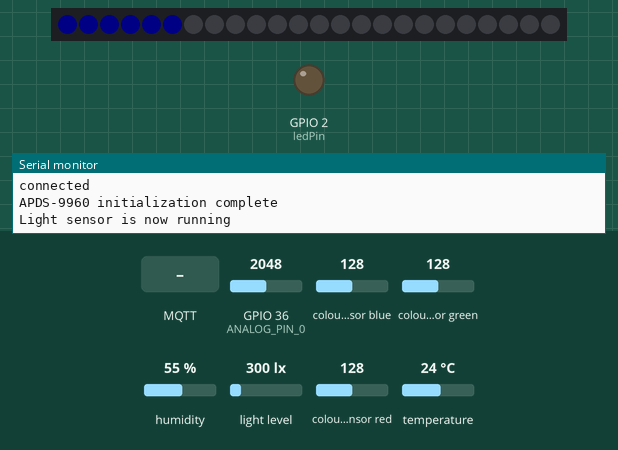
Bench run of a sketch on a simulated ESP32. On the bench: 24 RGB LEDs in strip order, left to right, output pins drawn as LEDs (lit = HIGH), the last lines printed to the serial monitor. The inputs (shaded band) are chosen by the test bench; at power-on: GPIO 36 (ANALOG_PIN_0) = 2048, colour sensor blue 128, colour sensor green 128, humidity 55 %, light level 300 lx, colour sensor red 128, temperature 24 °C. Dim RGB values are drawn brighter than linear; WiFi joins after 1.5 s; servers stay silent unless stated; no MQTT or app messages arrive unless stated.

Above: at 3.48 s.
3.5 s: MQTT message "esp32/pump" arrives on the first subscribed topic
At 5.8 s:
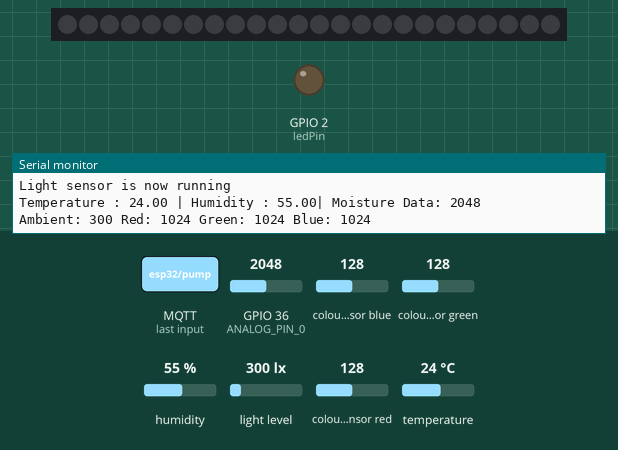
6.9 s: MQTT message "on" arrives on the first subscribed topic
At 9.95 s:
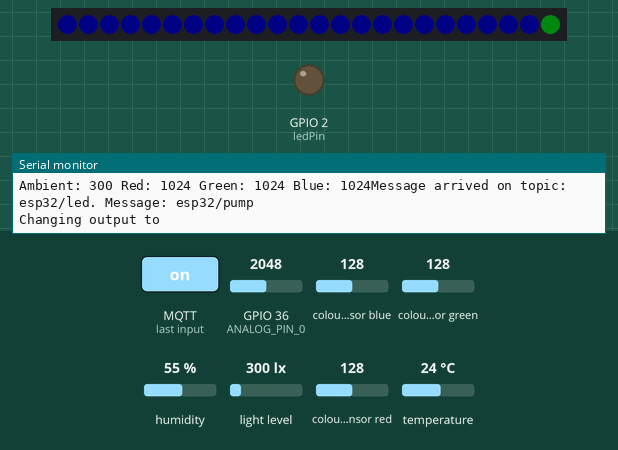
10.3 s: GPIO 36 (ANALOG_PIN_0) set to 1961
13.7 s: GPIO 36 (ANALOG_PIN_0) set to 2040
At 15.37 s:
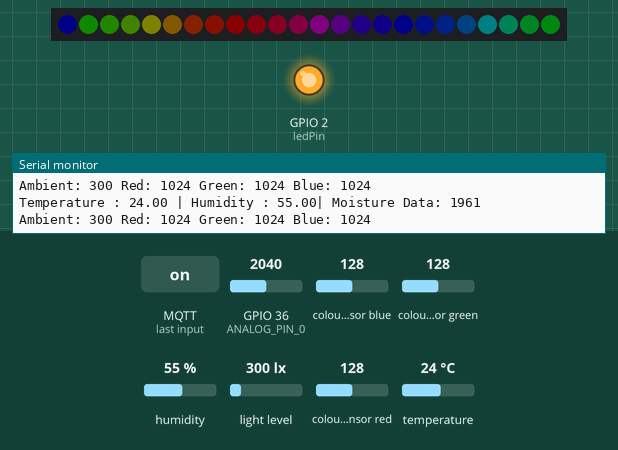
17.4 s: MQTT message "off" arrives on the first subscribed topic
At 20.25 s:
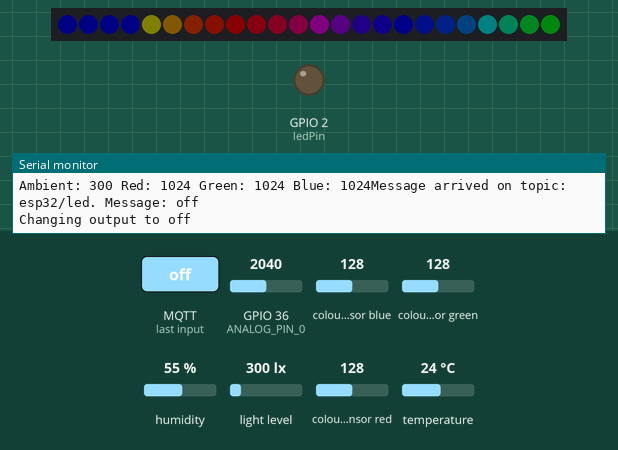
20.8 s: MQTT message "esp32/led" arrives on the first subscribed topic
Timing chart, 0 to 23.8 s (numbered marks = the images above; inputs shaded):
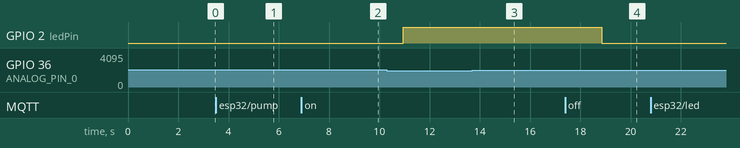

The sketch:

Demeter-0.9.2.ino
```cpp
// this verson includes SSR pump, APDS9860 light sensor, DHT22,
// MQTT and Wifi and also neostrip

#include <Wire.h>
#include "Leds.h"

//led strip stuff cant use fastled because of mismatches in wait with the APDS9960 =(

//Analog Input
#define ANALOG_PIN_0 36
#define SSRPUMP 19

//DHT
#include "DHT.h"      // Library for DHT sensors
#define DHTTYPE DHT22 // DHT 22  (AM2302)
#define DHTPIN 21     // DHT Pin

int moistureval = 0;
const int ledPin = 2;
#include "mqttstuff.h"
#include "apds_stuff.h"

DHT dht(DHTPIN, DHTTYPE);

///* definitions for deepsleep */
//#define uS_TO_S_FACTOR 1000000   /* Conversion factor for micro seconds to seconds */
//#define TIME_TO_SLEEP 900        /* Time ESP32 will go to sleep for 15 minutes (in seconds) */
//#define TIME_TO_SLEEP_ERROR 3600 /* Time to sleep in case of error (1 hour) */

bool debug = true; //Display log message if True

void setup()
{

  Serial.begin(115200);
  pinMode(ledPin, OUTPUT);
  pinMode(SSRPUMP, OUTPUT);
  WiFi.begin(ssid, password);
  setupwifi();
  dht.begin();
  delay(100);
  Wire.begin(APDS9960_SDA, APDS9960_SCL);
  delay(100);
  startapds();
  delay(100);
  strip.begin();
  //  shutoffleds();
  changeColor(strip.Color(0, 0, 0));
  strip.show();

  strip.setBrightness(10);

  // client.publish("esp/test", "test publish");
}

void loop()
{
   delay(1000);
  if (!client.connected())
  {
    reconnect();
  }
  //  striplighter();
  //  rainbow();

  lightsensorcheck();
  moistureval = analogRead(ANALOG_PIN_0);
  waterlight(moistureval);

  // Read temperature in Celcius
  float t = dht.readTemperature();
  // Read humidity
  float h = dht.readHumidity();

  if (debug)
  {
    Serial.print("\nTemperature : ");
    Serial.print(t);
    Serial.print(" | Humidity : ");
    Serial.print(h);
    Serial.print("| Moisture Data: ");
    Serial.print(moistureval);
    Serial.print("\nAmbient: ");
    Serial.print(ambient_light);
    Serial.print(" Red: ");
    Serial.print(red_light);
    Serial.print(" Green: ");
    Serial.print(green_light);
    Serial.print(" Blue: ");
    Serial.print(blue_light);
  }
  striplighter(t, h, moistureval, ambient_light);

  char buffer[15];
  dtostrf(t, 0, 0, buffer);
  client.publish(temperature_topic, buffer, true);
  dtostrf(h, 0, 0, buffer);
  client.publish(humidity_topic, buffer, true);

  dtostrf(moistureval, 0, 0, buffer);
  client.publish(moisture_topic, buffer, true);

  sprintf(buffer, "%u", ambient_light);
  client.publish(ambient_topic, buffer, true);

  // client.publish("esp/test",h);
  client.loop();
}
```

Leds.h
```cpp
#include <Adafruit_NeoPixel.h>
#define stripPin       27
#define NUMPIXELS      24
Adafruit_NeoPixel strip = Adafruit_NeoPixel(NUMPIXELS, stripPin, NEO_GRB + NEO_KHZ800);

uint32_t Wheel(byte WheelPos) {
  if(WheelPos < 85) {
   return strip.Color(WheelPos * 3, 255 - WheelPos * 3, 0);
  } else if(WheelPos < 170) {
   WheelPos -= 85;
   return strip.Color(255 - WheelPos * 3, 0, WheelPos * 3);
  } else {
   WheelPos -= 170;
   return strip.Color(0, WheelPos * 3, 255 - WheelPos * 3);
  }
}


void changeColor(uint32_t c) {
  for(uint16_t i=0; i<strip.numPixels(); i++) {
    strip.setPixelColor(i, c);
  }
  strip.show();
}


 void rainbow(){
    uint16_t i, j;

  for(j=0; j<256*3; j++) { // 5 cycles of all colors on wheel
    for(i=0; i< strip.numPixels(); i++) {
      strip.setPixelColor(i, Wheel(((i * 256 / strip.numPixels()) + j) & 255));
    }
    strip.show();
 }
 }
// Input a value 0 to 255 to get a color value.
// The colours are a transition r - g - b - back to r.

void pixeltest(){
  for(int i=0;i<NUMPIXELS;i++){

    // strip.Color takes RGB values, from 0,0,0 up to 255,255,255
    strip.setPixelColor(i, strip.Color(0,255,0)); // Moderately bright green color.

    strip.show(); // This sends the updated pixel color to the hardware.

    delay(100); // Delay for a period of time (in milliseconds).

  }
}

void shutoffleds(){
   for(int i=0;i<NUMPIXELS;i++){
    strip.setPixelColor(i, 0, 0, 0);
   }
   strip.show();
   delay(100);
}

void striplighter(float t, float h,int moistureval,uint16_t ambient_light){

  if (isnan(h)||isnan(t)||(moistureval==0)||ambient_light==0){

      for(int i=0;i<NUMPIXELS;i++){
    // pixels.Color takes RGB values, from 0,0,0 up to 255,255,255
    strip.setPixelColor(i, strip.Color(155,0,0)); // Moderately bright red color.
    delay(10);
    strip.show(); // This sends the updated pixel color to the hardware.
    delay(100); // Delay for a period of time (in milliseconds).
      }
      changeColor(strip.Color(0, 0, 0));
       delay(100);
      strip.show();
      delay(100);
   }
  else{
  rainbow();
  }


}

void waterlight(int moistureval){
  if(moistureval>2000){


   for(int i=0;i<NUMPIXELS;i++){
    // pixels.Color takes RGB values, from 0,0,0 up to 255,255,255
    strip.setPixelColor(i, strip.Color(0,0,200)); // Moderately bright red color.
    delay(10);
    strip.show(); // This sends the updated pixel color to the hardware.
    delay(100); // Delay for a period of time (in milliseconds).
      }
      changeColor(strip.Color(0, 0, 0));
       delay(100);
      strip.show();
      delay(100);
   }


}
```

apds_stuff.h
```cpp
#include <SparkFun_APDS9960.h>
#define APDS9960_SDA    23  //AKA GPIO0
#define APDS9960_SCL    22  //AKA GPIO5

// Global Variables for light sensor
SparkFun_APDS9960 apds = SparkFun_APDS9960();
uint16_t ambient_light = 0;
uint16_t red_light = 0;
uint16_t green_light = 0;
uint16_t blue_light = 0;

void startapds(){
   if ( apds.init() ) {
    Serial.println(F("APDS-9960 initialization complete"));
  } else {
    Serial.println(F("Something went wrong during APDS-9960 init!"));
  }

   if ( apds.enableLightSensor(false) ) {
    Serial.println(F("Light sensor is now running"));
  } else {
    Serial.println(F("Something went wrong during light sensor init!"));
  }
}
void lightsensorcheck(){

  if (  !apds.readAmbientLight(ambient_light) ||
        !apds.readRedLight(red_light) ||
        !apds.readGreenLight(green_light) ||
        !apds.readBlueLight(blue_light) ) {
    Serial.println("Error reading light values");
  } else {
//    Serial.print("Ambient: ");
//    Serial.print(ambient_light);
//    Serial.print(" Red: ");
//    Serial.print(red_light);
//    Serial.print(" Green: ");
//    Serial.print(green_light);
//    Serial.print(" Blue: ");
//    Serial.println(blue_light);
  }
}
```

mqttstuff.h
```cpp
#include <PubSubClient.h>
#include <WiFi.h>

const char* ssid = "Zombo";
const char* password =  "thepromisedlan";
const char* mqttServer = "192.168.0.100";
const int mqttPort = 1883;
const char* mqttUser = "zombo";
const char* mqttPassword = "pi";

#define temperature_topic "temp"       //Topic temperature
#define ambient_topic "ambient"       //Topic temperature
#define humidity_topic "humid"         //Topic humidity
#define debug_topic "debug"                   //Topic for debugging
#define moisture_topic "moist"       //Topic temperature

WiFiClient espClient;
PubSubClient client(espClient);

void reconnect() {

   while (!client.connected()) {
    Serial.println("Connecting to MQTT...");

    if (client.connect("Demeter2", mqttUser, mqttPassword )) {

      Serial.println("connected");
      client.subscribe("esp32/led");
      client.subscribe("esp32/pump");
    } else {

      Serial.print("failed with state ");
      Serial.print(client.state());
      delay(2000);

    }
  }
}

void callback(char* topic, byte* message, unsigned int length) {
  Serial.print("Message arrived on topic: ");
  Serial.print(topic);
  Serial.print(". Message: ");
  String messageTemp;

  for (int i = 0; i < length; i++) {
    Serial.print((char)message[i]);
    messageTemp += (char)message[i];
  }
  Serial.println();

  // Feel free to add more if statements to control more GPIOs with MQTT
//    if (String(topic) == "esp32/led") {
//    Serial.print("Changing output to ");
//
//      }
//
  // If a message is received on the topic esp32/output, you check if the message is either "on" or "off".
  // Changes the output state according to the message
   if (String(topic) == "esp32/pump") {
       if(messageTemp == "on"){
        digitalWrite(SSRPUMP, HIGH);
       }
       else if(messageTemp == "off"){
      Serial.println("off");
        digitalWrite(SSRPUMP, LOW);
    }

   }

  if (String(topic) == "esp32/led") {
    Serial.print("Changing output to ");
    if(messageTemp == "on"){
      Serial.println("on");
      digitalWrite(ledPin, HIGH);
    }
    else if(messageTemp == "off"){
      Serial.println("off");
      digitalWrite(ledPin, LOW);
    }
  }
}


void setupwifi(){
while (WiFi.status() != WL_CONNECTED) {
    delay(500);
    Serial.println("Connecting to WiFi..");
  }

  Serial.println("Connected to the WiFi network");
      Serial.print("=> ESP32 new IP address is: ");
      Serial.print(WiFi.localIP());
      Serial.println("");

  client.setServer(mqttServer, mqttPort);
  client.setCallback(callback);
  while (!client.connected()) {
    reconnect();
  }
}
```

Measured:
- after the input at 13.7 s, the LEDs: change after 1.6 s (image 3)
- after the input at 17.4 s, GPIO 2 (ledPin): HIGH → LOW after 1.5 s
- what the display in image 1 shows lasts 0.9 s, from 5.5 s to 6.4 s
